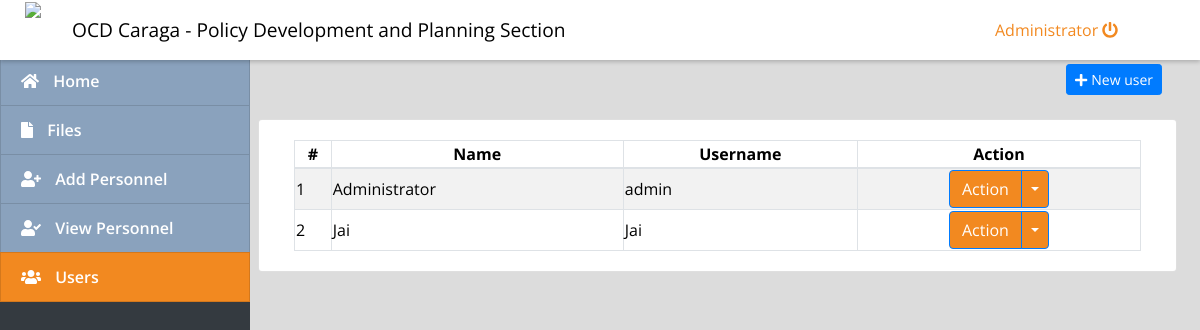
The app's page /index.php?page=users (signed in) with its own data.
### tables this page shows
CREATE TABLE `users` (
  `id` int(30) NOT NULL,
  `name` varchar(200) NOT NULL,
  `username` varchar(100) NOT NULL,
  `password` varchar(200) NOT NULL,
  `type` tinyint(1) NOT NULL DEFAULT 2 COMMENT '1+admin , 2 = users'
);

### users.php (the view, shortened to what this page needs)
<link rel="stylesheet" href="styles.css">
<div class="container-fluid">
	<div class="row">
	<div class="col-lg-12">
			<button class="btn btn-primary float-right btn-sm" id="new_user"><i class="fa fa-plus"></i> New user</button>
	</div>
	</div>
	<br>
	<div class="row">
		<div class="card col-lg-12">
			<div class="card-body">
				<table class="table-striped table-bordered col-md-12">
			<thead>
				<tr>
					<th class="text-center">#</th>
					<th class="text-center">Name</th>
					<th class="text-center">Username</th>
					<th class="text-center">Action</th>
				</tr>
			</thead>
			<tbody>
				<?php
 					include 'db_connect.php';
 					$users = $conn->query("SELECT * FROM users order by name asc");
 					$i = 1;
 					while($row= $users->fetch_assoc()):
				 ?>
				 <tr>
				 	<td>
				 		<?php echo $i++ ?>
				 	</td>
				 	<td>
				 		<?php echo $row['name'] ?>
				 	</td>
				 	<td>
				 		<?php echo $row['username'] ?>
				 	</td>
				 	<td>
				 		<center>
						 <div class="btn-group custom-action-btn">
    <button type="button" class="btn btn-primary custom-action-btn-main">Action</button>
    <button type="button" class="btn btn-primary dropdown-toggle dropdown-toggle-split custom-action-btn-toggle" data-toggle="dropdown" aria-haspopup="true" aria-expanded="false">
    </button>
</div>
								</center>
				 	</td>
				 </tr>
				<?php endwhile; ?>
			</tbody>
		</table>
			</div>
		</div>
	</div>
</div>

### assets/css/style.css (style rules this page uses)
body { font-family: "Open Sans", sans-serif; color: #000000; width: 100%; height: calc(100%); }

### styles.css (style rules this page uses)
.row { display: flex; -ms-flex-wrap: wrap; flex-wrap: wrap; margin-right: 0vw; margin-left: -15px; }
.custom-action-btn-main { background-color: #f28920; color: white; }
.custom-action-btn-toggle { background-color: #f28920; color: white; }

### index.php (style rules this page uses)
body { background: #80808045; }

### records on screen
users: name "Administrator", username "admin"
users: name "Jai", username "Jai"

### other values on screen
$_SESSION['login_name'] "Administrator"
